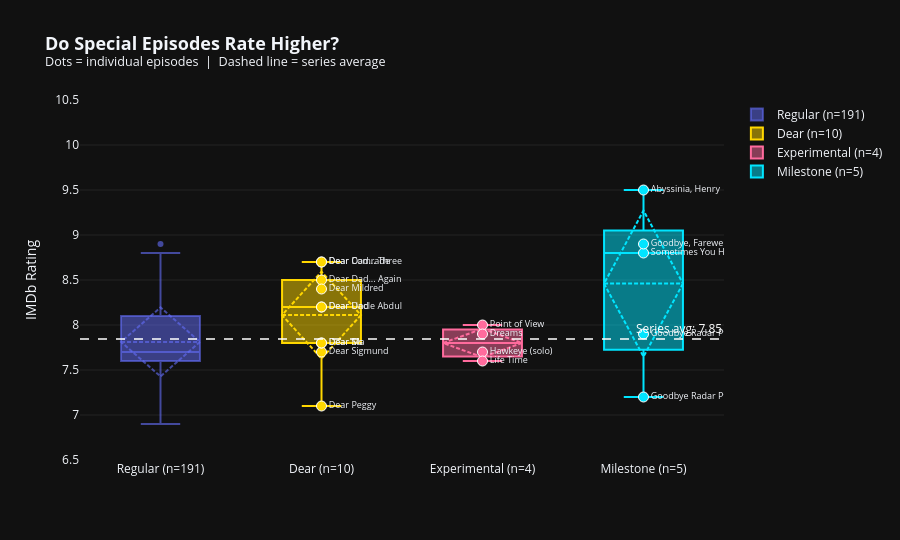

Notebook source saved alongside this figure:
### Markdown cell above
## ⭐ Chart 8 — Special Episodes vs Regular

### Code cell
# ── Chart 8: Do Special Episodes Rate Higher? ────────────────────────────────
fig8 = go.Figure()
for cat, colour, label in [
    ('Regular',      'rgba(100,110,250,0.6)', f'Regular (n={len(df_regular)})'),
    ('Dear',         '#FFD700', f'Dear (n={len(df_special[df_special["special_category"]=="Dear"])})'),
    ('Experimental', '#FF6B9D', f'Experimental (n={len(df_special[df_special["special_category"]=="Experimental"])})'),
    ('Milestone',    '#00E5FF', f'Milestone (n={len(df_special[df_special["special_category"]=="Milestone"])})'),
]:
    data = df_regular['rating'] if cat == 'Regular' else df_special[df_special['special_category'] == cat]['rating']
    fig8.add_trace(go.Box(
        y=data, name=label,
        marker_color=colour, boxmean='sd',
    ))

# Individual special episode dots
for cat, colour in [('Dear','#FFD700'),('Experimental','#FF6B9D'),('Milestone','#00E5FF')]:
    sub  = df_special[df_special['special_category'] == cat]
    lbl  = f'Dear (n={len(df_special[df_special["special_category"]=="Dear"])})' if cat == 'Dear' else            f'Experimental (n={len(df_special[df_special["special_category"]=="Experimental"])})' if cat == 'Experimental' else            f'Milestone (n={len(df_special[df_special["special_category"]=="Milestone"])})'
    fig8.add_trace(go.Scatter(
        x=[lbl] * len(sub), y=sub['rating'],
        mode='markers+text',
        marker=dict(size=10, color=colour, line=dict(width=1, color='white')),
        text=sub['special_label'], textposition='middle right',
        textfont=dict(size=9), showlegend=False,
        hovertemplate='<b>%{text}</b><br>Rating: %{y:.1f}<extra></extra>'
    ))

fig8.add_hline(y=df_rated['rating'].mean(),
    line=dict(color='white', dash='dash', width=1.5),
    annotation_text=f'Series avg: {df_rated["rating"].mean():.2f}',
    annotation_font_color='white')
fig8.update_layout(
    title=dict(text='<b>Do Special Episodes Rate Higher?</b><br>'
               '<sup>Dots = individual episodes  |  Dashed line = series average</sup>',
               font_size=18),
    yaxis=dict(title='IMDb Rating', range=[6.5, 10.5],
               gridcolor='rgba(255,255,255,0.08)'),
    template='plotly_dark', height=540, showlegend=True,
)
fig8.show()

### Figure 1 — Plotly figure (JSON) as saved in the notebook; plotly's stock layout.template omitted (floating-point values rounded to 4 significant figures; data arrays with more than 128 entries replaced by an {"elided": "..."} marker saying what was removed)
{"data": [{"boxmean": "sd", "marker": {"color": "rgba(100,110,250,0.6)"}, "name": "Regular (n=191)", "type": "box", "y": {"elided": "191 float values"}}, {"boxmean": "sd", "marker": {"color": "#FFD700"}, "name": "Dear (n=10)", "type": "box", "y": [8.2, 8.5, 8.4, 8.7, 7.1, 7.7, 7.8, 8.7, 8.2, 7.8]}, {"boxmean": "sd", "marker": {"color": "#FF6B9D"}, "name": "Experimental (n=4)", "type": "box", "y": [7.7, 8.0, 7.6, 7.9]}, {"boxmean": "sd", "marker": {"color": "#00E5FF"}, "name": "Milestone (n=5)", "type": "box", "y": [8.8, 9.5, 7.2, 7.9, 8.9]}, {"hovertemplate": "<b>%{text}</b><br>Rating: %{y:.1f}<extra></extra>", "marker": {"color": "#FFD700", "line": {"color": "white", "width": 1}, "size": 10}, "mode": "markers+text", "showlegend": false, "text": ["Dear Dad", "Dear Dad... Again", "Dear Mildred", "Dear Dad... Three", "Dear Peggy", "Dear Sigmund", "Dear Sis", "Dear Comrade", "Dear Uncle Abdul", "Dear Ma"], "textfont": {"size": 9}, "textposition": "middle right", "type": "scatter", "x": ["Dear (n=10)", "Dear (n=10)", "Dear (n=10)", "Dear (n=10)", "Dear (n=10)", "Dear (n=10)", "Dear (n=10)", "Dear (n=10)", "Dear (n=10)", "Dear (n=10)"], "y": [8.2, 8.5, 8.4, 8.7, 7.1, 7.7, 7.8, 8.7, 8.2, 7.8]}, {"hovertemplate": "<b>%{text}</b><br>Rating: %{y:.1f}<extra></extra>", "marker": {"color": "#FF6B9D", "line": {"color": "white", "width": 1}, "size": 10}, "mode": "markers+text", "showlegend": false, "text": ["Hawkeye (solo)", "Point of View", "Life Time", "Dreams"], "textfont": {"size": 9}, "textposition": "middle right", "type": "scatter", "x": ["Experimental (n=4)", "Experimental (n=4)", "Experimental (n=4)", "Experimental (n=4)"], "y": [7.7, 8.0, 7.6, 7.9]}, {"hovertemplate": "<b>%{text}</b><br>Rating: %{y:.1f}<extra></extra>", "marker": {"color": "#00E5FF", "line": {"color": "white", "width": 1}, "size": 10}, "mode": "markers+text", "showlegend": false, "text": ["Sometimes You Hear the Bullet", "Abyssinia, Henry", "Goodbye Radar Pt.1", "Goodbye Radar Pt.2", "Goodbye, Farewell and Amen"], "textfont": {"size": 9}, "textposition": "middle right", "type": "scatter", "x": ["Milestone (n=5)", "Milestone (n=5)", "Milestone (n=5)", "Milestone (n=5)", "Milestone (n=5)"], "y": [8.8, 9.5, 7.2, 7.9, 8.9]}], "layout": {"annotations": [{"font": {"color": "white"}, "showarrow": false, "text": "Series avg: 7.85", "x": 1, "xanchor": "right", "xref": "x domain", "y": 7.845, "yanchor": "bottom", "yref": "y"}], "height": 540, "shapes": [{"line": {"color": "white", "dash": "dash", "width": 1.5}, "type": "line", "x0": 0, "x1": 1, "xref": "x domain", "y0": 7.845, "y1": 7.845, "yref": "y"}], "showlegend": true, "title": {"font": {"size": 18}, "text": "<b>Do Special Episodes Rate Higher?</b><br><sup>Dots = individual episodes  |  Dashed line = series average</sup>"}, "yaxis": {"gridcolor": "rgba(255,255,255,0.08)", "range": [6.5, 10.5], "title": {"text": "IMDb Rating"}}}}
